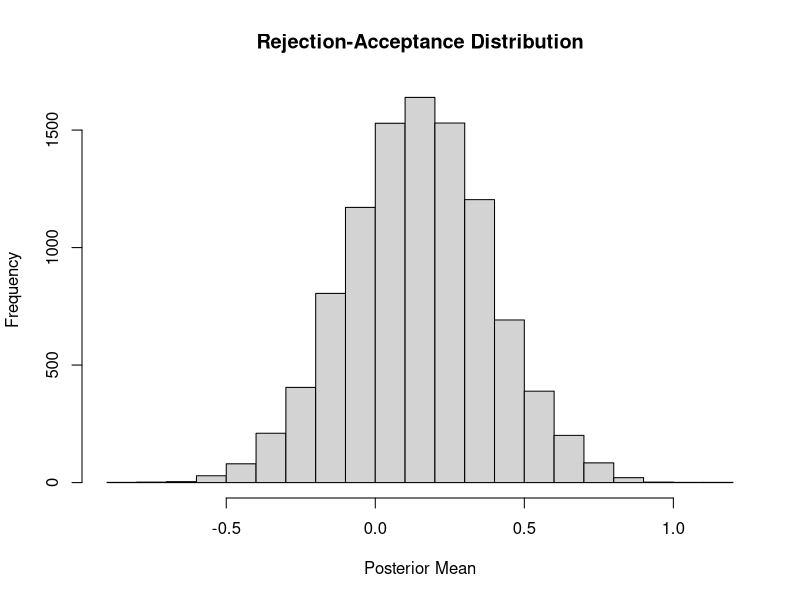
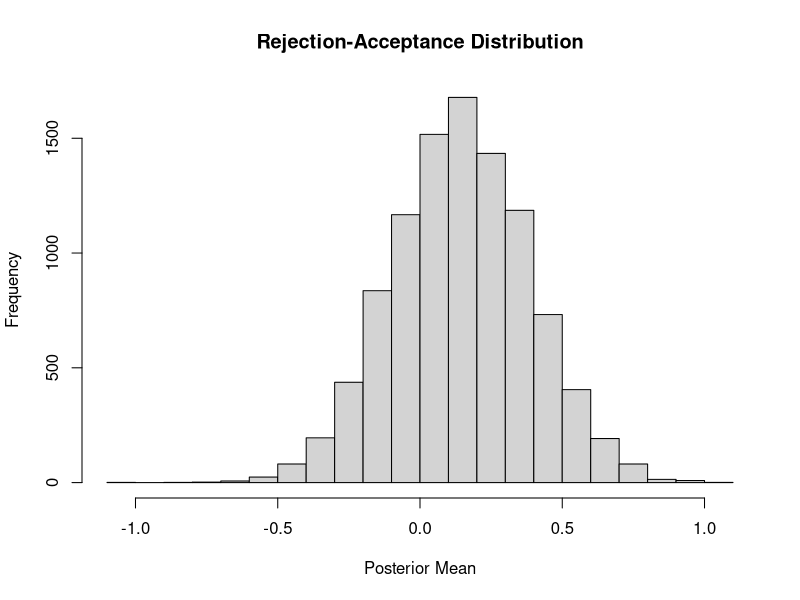
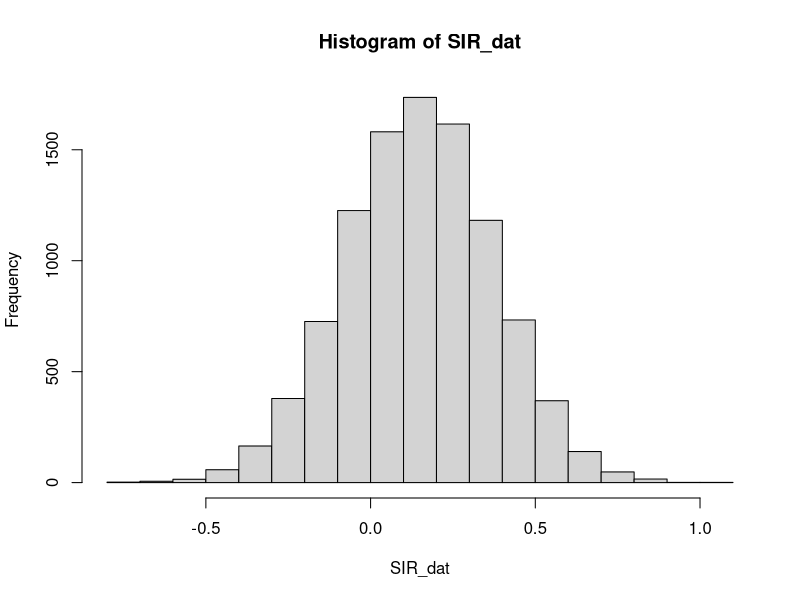

Generate these figures, in order, with R:
#HW 4_Code_A.Becker Appendix

#Laplace Approximation

set.seed(1)

post_dat <- rnorm(10000,0.145, sqrt(1/17.24))

(1+exp(-mean(post_dat)))^(-1)

#Rejection-Acceptance Algorithm (Part C)

set.seed(1)

c <- 1

dat <- numeric(0)
num <- 0
n <- 10000

while(length(dat) < n){

u <- runif(1,0,1)

theta <- rnorm(1,0,1/4)

p <- exp(5*theta)/(1+exp(theta))^5*exp(-8*(theta)^2)

cut <- p/(c*exp(-8*(theta-0)^2))

num <- num+1

if(u <= cut){
  dat <- c(dat, theta)
}
}


hist(dat, xlab = "Posterior Mean", main = 'Rejection-Acceptance Distribution', breaks=20)

(1+exp(-mean(dat)))^(-1)

length(dat[dat>=0])/length(dat)

length(dat)/num

#R-A Algorithm (Part E)

set.seed(1)

c <- 0.0923

dat <- numeric(0)
num <- 0
n <- 10000

while(length(dat) < n){
  
  u <- runif(1,0,1)
  
  theta <- rnorm(1,0.145,sqrt(1/15))
  
  p <- exp(5*theta)/(1+exp(theta))^5*exp(-8*(theta)^2)*1/sqrt(2*pi*(1/16))
  
  cut <- p/(c*1/sqrt(2*pi*(1/15))*exp(-15*(theta-0.145)^2/2))
  
  num <- num+1
  
  if(u <= cut){
    dat <- c(dat, theta)
  }
}


hist(dat, xlab = "Posterior Mean", main = 'Rejection-Acceptance Distribution')

(1+exp(-mean(dat)))^(-1)

length(dat)/num

# Importance Sampling
set.seed(1)

m <- 10000

theta_j <- runif(m, -1, 1)

w_j <- (exp(5*theta_j)/(1+exp(theta_j))^5*exp(-8*(theta_j)^2))/sqrt(2*pi)*exp(-(theta_j)^2/2)

sum_denom <- 1/m*sum(w_j)

h_j <- (1+exp(-theta_j))^(-1)

sum_numer <- 1/m*sum(w_j*h_j)

sum_numer/sum_denom

# Sampling-Importance-Resampling

set.seed(1)

N <- 10000

theta_m <- rnorm(20*N, 0.145, sqrt(1/17.24))

w_j_s <- ((exp(5*theta_m)/(1+exp(theta_m))^5*exp(-8*(theta_m)^2)*1/sqrt(2*pi*1/16))
        /(1/sqrt(2*pi*(1/15))*exp(-15*(theta_m-0.145)^2/2)))

p_j <- w_j_s/(sum(w_j_s))

SIR_dat <- sample(theta_m, 10000, prob=p_j)

hist(SIR_dat)

(1+exp(-mean(SIR_dat)))^(-1)
